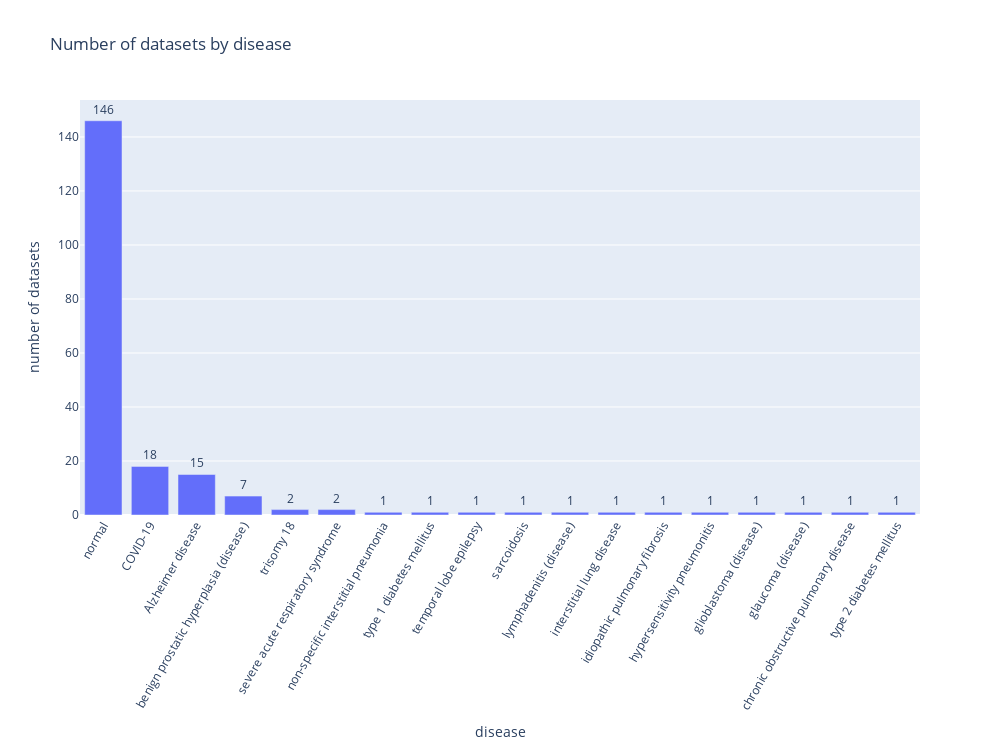

The notebook cell saved with this chart:
### Markdown cell above
### Disease

### Code cell
df_disease = datasets_df[['disease']].explode('disease').reset_index(drop = True)
df_disease['disease'] = df_disease['disease'].str.replace('Normal', 'normal')

barplot(df_disease, 'disease', 'count', False)

### Figure 1 — Plotly figure (JSON) as saved in the notebook; plotly's stock layout.template omitted (floating-point values rounded to 4 significant figures)
{"data": [{"text": ["146", "18", "15", "7", "2", "2", "1", "1", "1", "1", "1", "1", "1", "1", "1", "1", "1", "1"], "textposition": "outside", "type": "bar", "x": ["normal", "COVID-19", "Alzheimer disease", "benign prostatic hyperplasia (disease)", "trisomy 18", "severe acute respiratory syndrome", "non-specific interstitial pneumonia", "type 1 diabetes mellitus", "temporal lobe epilepsy", "sarcoidosis", "lymphadenitis (disease)", "interstitial lung disease", "idiopathic pulmonary fibrosis", "hypersensitivity pneumonitis", "glioblastoma (disease)", "glaucoma (disease)", "chronic obstructive pulmonary disease", "type 2 diabetes mellitus"], "y": [146, 18, 15, 7, 2, 2, 1, 1, 1, 1, 1, 1, 1, 1, 1, 1, 1, 1]}], "layout": {"autosize": false, "height": 750, "title": {"text": "Number of datasets by disease"}, "width": 1000, "xaxis": {"tickangle": -60, "title": {"text": "disease"}}, "yaxis": {"title": {"text": "number of datasets"}}}}
